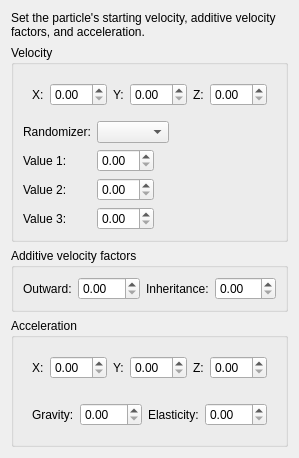
     <widget class="QWidget" name="physicsTab"><attribute name="title"><string>Physics</string></attribute><layout class="QVBoxLayout" name="physicsLayout">
       <item><widget class="QLabel" name="physicsHelpLabel"><property name="text"><string>Set the particle's starting velocity, additive velocity factors, and acceleration.</string></property><property name="wordWrap"><bool>true</bool></property></widget></item>
       <item><widget class="QGroupBox" name="velocityGroup"><property name="title"><string>Velocity</string></property><layout class="QVBoxLayout" name="velocityGroupLayout">
          <item><widget class="QWidget" name="velocityRow"><layout class="QHBoxLayout" name="velocityRowLayout">
             <item><widget class="QLabel" name="velocityXLabel"><property name="sizePolicy"><sizepolicy hsizetype="Maximum" vsizetype="Preferred"><horstretch>0</horstretch><verstretch>0</verstretch></sizepolicy></property><property name="text"><string>X:</string></property></widget></item>
             <item><widget class="QDoubleSpinBox" name="velocityXSpin"></widget></item>
             <item><widget class="QLabel" name="velocityYLabel"><property name="sizePolicy"><sizepolicy hsizetype="Maximum" vsizetype="Preferred"><horstretch>0</horstretch><verstretch>0</verstretch></sizepolicy></property><property name="text"><string>Y:</string></property></widget></item>
             <item><widget class="QDoubleSpinBox" name="velocityYSpin"></widget></item>
             <item><widget class="QLabel" name="velocityZLabel"><property name="sizePolicy"><sizepolicy hsizetype="Maximum" vsizetype="Preferred"><horstretch>0</horstretch><verstretch>0</verstretch></sizepolicy></property><property name="text"><string>Z:</string></property></widget></item>
             <item><widget class="QDoubleSpinBox" name="velocityZSpin"></widget></item>
          </layout></widget></item>
          <item><layout class="QFormLayout" name="velocityRandomizerLayout"><property name="fieldGrowthPolicy"><enum>QFormLayout::FieldsStayAtSizeHint</enum></property>
            <item row="0" column="0"><widget class="QLabel" name="velocityRandomTypeLabel"><property name="text"><string>Randomizer:</string></property></widget></item><item row="0" column="1"><widget class="QComboBox" name="velocityRandomTypeCombo"></widget></item>
            <item row="1" column="0"><widget class="QLabel" name="velocityRandomValue1Label"><property name="text"><string>Value 1:</string></property></widget></item><item row="1" column="1"><widget class="QDoubleSpinBox" name="velocityRandomValue1Spin"></widget></item>
            <item row="2" column="0"><widget class="QLabel" name="velocityRandomValue2Label"><property name="text"><string>Value 2:</string></property></widget></item><item row="2" column="1"><widget class="QDoubleSpinBox" name="velocityRandomValue2Spin"></widget></item>
            <item row="3" column="0"><widget class="QLabel" name="velocityRandomValue3Label"><property name="text"><string>Value 3:</string></property></widget></item><item row="3" column="1"><widget class="QDoubleSpinBox" name="velocityRandomValue3Spin"></widget></item>
          </layout></item>
       </layout></widget></item>
       <item><widget class="QGroupBox" name="additiveVelocityGroup"><property name="title"><string>Additive velocity factors</string></property><layout class="QHBoxLayout" name="additiveVelocityLayout">
          <item><widget class="QLabel" name="outwardVelocityLabel"><property name="sizePolicy"><sizepolicy hsizetype="Maximum" vsizetype="Preferred"><horstretch>0</horstretch><verstretch>0</verstretch></sizepolicy></property><property name="text"><string>Outward:</string></property></widget></item>
          <item><widget class="QDoubleSpinBox" name="outwardVelSpin"></widget></item>
          <item><widget class="QLabel" name="velocityInheritLabel"><property name="sizePolicy"><sizepolicy hsizetype="Maximum" vsizetype="Preferred"><horstretch>0</horstretch><verstretch>0</verstretch></sizepolicy></property><property name="text"><string>Inheritance:</string></property></widget></item>
          <item><widget class="QDoubleSpinBox" name="inheritVelSpin"></widget></item>
       </layout></widget></item>
       <item><widget class="QGroupBox" name="forcesGroup"><property name="title"><string>Acceleration</string></property><layout class="QVBoxLayout" name="forcesLayout">
          <item><widget class="QWidget" name="accelerationRow"><layout class="QHBoxLayout" name="accelerationRowLayout">
             <item><widget class="QLabel" name="accelXLabel"><property name="sizePolicy"><sizepolicy hsizetype="Maximum" vsizetype="Preferred"><horstretch>0</horstretch><verstretch>0</verstretch></sizepolicy></property><property name="text"><string>X:</string></property></widget></item>
             <item><widget class="QDoubleSpinBox" name="accelXSpin"></widget></item>
             <item><widget class="QLabel" name="accelYLabel"><property name="sizePolicy"><sizepolicy hsizetype="Maximum" vsizetype="Preferred"><horstretch>0</horstretch><verstretch>0</verstretch></sizepolicy></property><property name="text"><string>Y:</string></property></widget></item>
             <item><widget class="QDoubleSpinBox" name="accelYSpin"></widget></item>
             <item><widget class="QLabel" name="accelZLabel"><property name="sizePolicy"><sizepolicy hsizetype="Maximum" vsizetype="Preferred"><horstretch>0</horstretch><verstretch>0</verstretch></sizepolicy></property><property name="text"><string>Z:</string></property></widget></item>
             <item><widget class="QDoubleSpinBox" name="accelZSpin"></widget></item>
          </layout></widget></item>
          <item><widget class="QWidget" name="legacyPhysicsRow"><layout class="QHBoxLayout" name="legacyPhysicsRowLayout">
             <item><widget class="QLabel" name="gravityLabel"><property name="sizePolicy"><sizepolicy hsizetype="Maximum" vsizetype="Preferred"><horstretch>0</horstretch><verstretch>0</verstretch></sizepolicy></property><property name="text"><string>Gravity:</string></property></widget></item>
             <item><widget class="QDoubleSpinBox" name="gravitySpin"></widget></item>
             <item><widget class="QLabel" name="elasticityLabel"><property name="sizePolicy"><sizepolicy hsizetype="Maximum" vsizetype="Preferred"><horstretch>0</horstretch><verstretch>0</verstretch></sizepolicy></property><property name="text"><string>Elasticity:</string></property></widget></item>
             <item><widget class="QDoubleSpinBox" name="elasticitySpin"></widget></item>
          </layout></widget></item>
       </layout></widget></item>
       <item><spacer name="physicsSpacer"><property name="orientation"><enum>Qt::Vertical</enum></property><property name="sizeHint" stdset="0"><size><width>20</width><height>0</height></size></property></spacer></item>
     </layout></widget>
